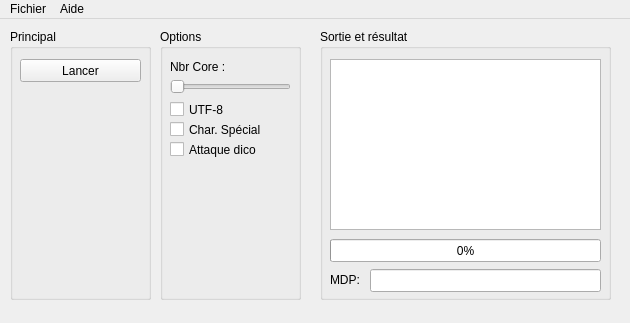
<?xml version="1.0" encoding="UTF-8"?>
<ui version="4.0">
 <class>MainWindow</class>
 <widget class="QMainWindow" name="MainWindow">
  <property name="geometry">
   <rect>
    <x>0</x>
    <y>0</y>
    <width>630</width>
    <height>323</height>
   </rect>
  </property>
  <property name="windowTitle">
   <string>MainWindow</string>
  </property>
  <widget class="QWidget" name="centralWidget">
   <widget class="QGroupBox" name="groupBox">
    <property name="geometry">
     <rect>
      <x>10</x>
      <y>10</y>
      <width>141</width>
      <height>271</height>
     </rect>
    </property>
    <property name="title">
     <string>Principal</string>
    </property>
    <widget class="QPushButton" name="pushButton">
     <property name="geometry">
      <rect>
       <x>10</x>
       <y>30</y>
       <width>121</width>
       <height>23</height>
      </rect>
     </property>
     <property name="text">
      <string>Lancer</string>
     </property>
    </widget>
   </widget>
   <widget class="QGroupBox" name="groupBox_2">
    <property name="geometry">
     <rect>
      <x>160</x>
      <y>10</y>
      <width>141</width>
      <height>271</height>
     </rect>
    </property>
    <property name="title">
     <string>Options</string>
    </property>
    <widget class="QSlider" name="CoreUse_horizontalSlider">
     <property name="geometry">
      <rect>
       <x>10</x>
       <y>50</y>
       <width>121</width>
       <height>16</height>
      </rect>
     </property>
     <property name="mouseTracking">
      <bool>false</bool>
     </property>
     <property name="minimum">
      <number>1</number>
     </property>
     <property name="maximum">
      <number>64</number>
     </property>
     <property name="pageStep">
      <number>8</number>
     </property>
     <property name="orientation">
      <enum>Qt::Horizontal</enum>
     </property>
    </widget>
    <widget class="QLabel" name="CoreUse_Label">
     <property name="geometry">
      <rect>
       <x>10</x>
       <y>30</y>
       <width>121</width>
       <height>16</height>
      </rect>
     </property>
     <property name="text">
      <string>Nbr Core :</string>
     </property>
    </widget>
    <widget class="QCheckBox" name="UTF8_CheckBox">
     <property name="geometry">
      <rect>
       <x>10</x>
       <y>70</y>
       <width>121</width>
       <height>21</height>
      </rect>
     </property>
     <property name="text">
      <string>UTF-8</string>
     </property>
    </widget>
    <widget class="QCheckBox" name="CharSpe_CheckBox">
     <property name="geometry">
      <rect>
       <x>10</x>
       <y>90</y>
       <width>121</width>
       <height>21</height>
      </rect>
     </property>
     <property name="text">
      <string>Char. Spécial</string>
     </property>
    </widget>
    <widget class="QCheckBox" name="AttaqueDico_CheckBox">
     <property name="geometry">
      <rect>
       <x>10</x>
       <y>110</y>
       <width>121</width>
       <height>21</height>
      </rect>
     </property>
     <property name="text">
      <string>Attaque dico</string>
     </property>
    </widget>
   </widget>
   <widget class="QGroupBox" name="groupBox_3">
    <property name="geometry">
     <rect>
      <x>320</x>
      <y>10</y>
      <width>291</width>
      <height>271</height>
     </rect>
    </property>
    <property name="title">
     <string>Sortie et résultat</string>
    </property>
    <widget class="QLineEdit" name="lineEdit">
     <property name="geometry">
      <rect>
       <x>50</x>
       <y>240</y>
       <width>231</width>
       <height>23</height>
      </rect>
     </property>
     <property name="readOnly">
      <bool>true</bool>
     </property>
    </widget>
    <widget class="QProgressBar" name="progressBar">
     <property name="geometry">
      <rect>
       <x>10</x>
       <y>210</y>
       <width>271</width>
       <height>23</height>
      </rect>
     </property>
     <property name="value">
      <number>0</number>
     </property>
    </widget>
    <widget class="QLabel" name="label">
     <property name="geometry">
      <rect>
       <x>10</x>
       <y>240</y>
       <width>41</width>
       <height>21</height>
      </rect>
     </property>
     <property name="text">
      <string>MDP:</string>
     </property>
    </widget>
    <widget class="QTextEdit" name="OutputConsole">
     <property name="geometry">
      <rect>
       <x>10</x>
       <y>30</y>
       <width>271</width>
       <height>171</height>
      </rect>
     </property>
    </widget>
   </widget>
  </widget>
  <widget class="QMenuBar" name="menuBar">
   <property name="geometry">
    <rect>
     <x>0</x>
     <y>0</y>
     <width>630</width>
     <height>20</height>
    </rect>
   </property>
   <widget class="QMenu" name="menuFichier">
    <property name="title">
     <string>Fichier</string>
    </property>
    <addaction name="actionOuvrir_un_fichier"/>
    <addaction name="separator"/>
    <addaction name="actionEnregister_les_Log"/>
    <addaction name="actionQuitter"/>
   </widget>
   <widget class="QMenu" name="menuAide">
    <property name="title">
     <string>Aide</string>
    </property>
    <addaction name="actionDivers_2"/>
    <addaction name="actionBug"/>
    <addaction name="actionAuteurs"/>
   </widget>
   <addaction name="menuFichier"/>
   <addaction name="menuAide"/>
  </widget>
  <action name="actionDivers">
   <property name="text">
    <string>Divers</string>
   </property>
  </action>
  <action name="actionTest">
   <property name="text">
    <string>Test</string>
   </property>
  </action>
  <action name="actionDivers_2">
   <property name="text">
    <string>Divers</string>
   </property>
  </action>
  <action name="actionBug">
   <property name="text">
    <string>Signaler un bug...</string>
   </property>
  </action>
  <action name="actionAuteurs">
   <property name="text">
    <string>A propos</string>
   </property>
  </action>
  <action name="actionOuvrir_un_fichier">
   <property name="text">
    <string>Ouvrir un fichier</string>
   </property>
  </action>
  <action name="actionQuitter">
   <property name="text">
    <string>Quitter</string>
   </property>
  </action>
  <action name="actionEnregister_les_Log">
   <property name="text">
    <string>Enregister les Log</string>
   </property>
  </action>
 </widget>
 <layoutdefault spacing="6" margin="11"/>
 <resources/>
 <connections/>
</ui>
